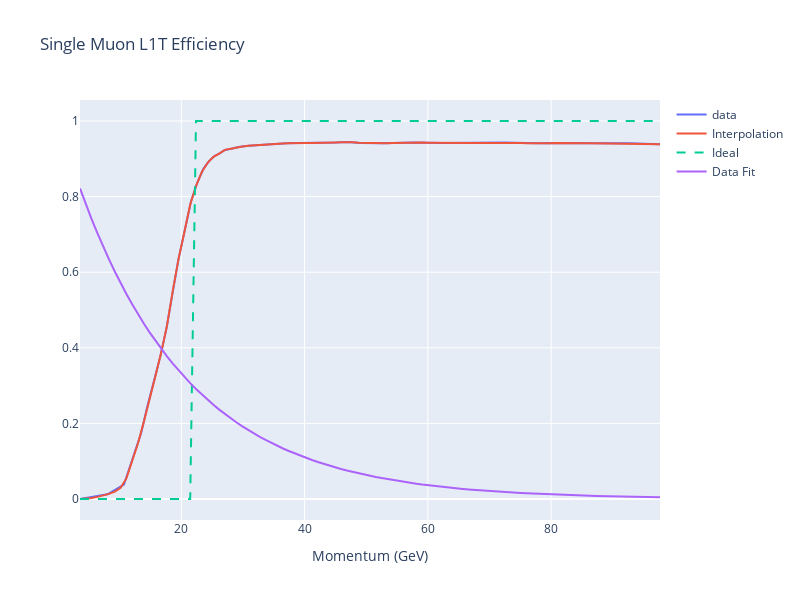

The notebook cell saved with this chart:
### Code cell
fig = go.Figure()
fig.add_scatter(x = muon["x"], y = muon[" y"], name = "data")
fig.add_scatter(x = muon_xs, y = muon_spl(muon_xs), name = "Interpolation")
fig.add_scatter(x = muon_xs, y = muon_ideal(muon_xs), name = "Ideal", line_dash="dash")
fig.add_scatter(x = muon_xs, y = 1.0 - exp_cdf(muon_xs, muon_l), name = "Data Fit")
fig.update_layout(width = 800,
                  height = 600,
                  title = "Single Muon L1T Efficiency",
                  xaxis_title = "Momentum (GeV)"
                  )
fig.update_xaxes(type = "linear")
